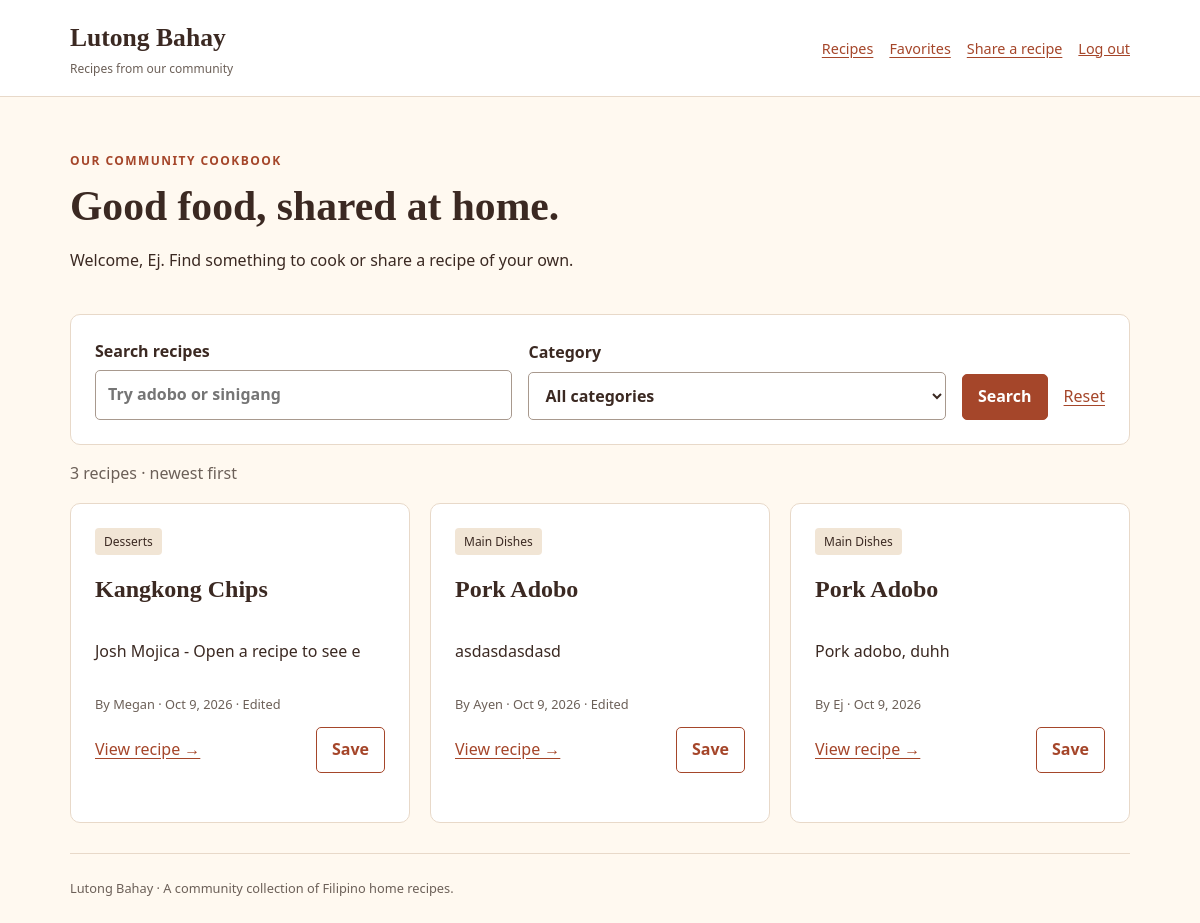
Screenshot of /index.php (signed in) with the database file from the repository.
### tables this page shows
CREATE TABLE `recipes` (
  `id` int(11) NOT NULL,
  `user_id` int(11) NOT NULL,
  `category_id` int(11) NOT NULL,
  `title` varchar(150) NOT NULL,
  `description` text NOT NULL,
  `instructions` text NOT NULL,
  `is_edited` tinyint(1) NOT NULL DEFAULT 0,
  `created_at` timestamp NOT NULL DEFAULT current_timestamp(),
  `updated_at` timestamp NOT NULL DEFAULT current_timestamp() ON UPDATE current_timestamp()
);

CREATE TABLE `categories` (
  `id` int(11) NOT NULL,
  `name` varchar(100) NOT NULL
);

CREATE TABLE `users` (
  `id` int(11) NOT NULL,
  `name` varchar(100) NOT NULL,
  `email` varchar(255) NOT NULL,
  `password` varchar(255) NOT NULL,
  `created_at` timestamp NOT NULL DEFAULT current_timestamp()
);

### includes/functions.php (called while the page is built, shortened)
<?php
function e(?string $value): string { return htmlspecialchars($value ?? '', ENT_QUOTES, 'UTF-8'); }
function textInput(array $source, string $key): string
{
    return isset($source[$key]) && is_string($source[$key]) ? trim($source[$key]) : '';
}
function positiveId($value): int
{
    if (!is_string($value) && !is_int($value)) { return 0; }
    return (int) (filter_var($value, FILTER_VALIDATE_INT, ['options' => ['min_range' => 1]]) ?: 0);
}
function csrfToken(): string
{
    return $_SESSION['csrf_token'];
}
function dateLabel(string $value): string { return date('M j, Y', strtotime($value)); }

### config/app.php (called while the page is built, shortened)
<?php
require_once __DIR__ . '/../includes/functions.php';
require_once __DIR__ . '/../includes/auth.php';
$database = new Database(require __DIR__ . '/database.php');
$db = $database->getConnection();
$users = new User($db); $recipes = new Recipe($db); $categories = new Category($db);

### includes/auth.php (called while the page is built, shortened)
<?php
function userId(): int { return positiveId($_SESSION['user_id'] ?? null); }

### classes/Recipe.php (called while the page is built, shortened)
<?php
class Recipe
{
    private PDO $db;
    public function __construct(PDO $db) { $this->db = $db; }
    public function all(int $viewerId, string $search = '', int $categoryId = 0, bool $savedOnly = false): array
    {
        $sql = 'SELECT r.*, u.name AS author, c.name AS category,
                (f.user_id IS NOT NULL) AS is_favorited
                FROM recipes r JOIN users u ON u.id = r.user_id
                JOIN categories c ON c.id = r.category_id
                LEFT JOIN favorites f ON f.recipe_id = r.id AND f.user_id = ? WHERE 1 = 1';
        $params = [$viewerId];
        $stmt = $this->db->prepare($sql . ' ORDER BY r.created_at DESC, r.id DESC');
        $stmt->execute($params);
        return $stmt->fetchAll();
    }
}

### index.php (the view, shortened to what this page needs)
<?php
require __DIR__ . '/config/app.php';
$search = textInput($_GET, 'search'); $categoryId = positiveId($_GET['category_id'] ?? null);
$items = $recipes->all(userId(), $search, $categoryId);
$pageTitle = 'Community recipes'; require __DIR__ . '/includes/header.php';
?>
<section class="intro"><p class="eyebrow">Our community cookbook</p><h1>Good food, shared at home.</h1>
<p>Welcome, <?= e($_SESSION['name'] ?? '') ?>. Find something to cook or share a recipe of your own.</p></section>
<form method="get" class="panel filters">
<label>Search recipes<input type="search" name="search" maxlength="150" placeholder="Try adobo or sinigang" value="<?= e($search) ?>"></label>
<label>Category<select name="category_id"><option value="">All categories</option>
<?php foreach ($categories->all() as $category): ?>
<option value="<?= $category['id'] ?>" <?= $categoryId === (int) $category['id'] ? 'selected' : '' ?>><?= e($category['name']) ?></option>
<?php endforeach; ?></select></label>
<button>Search</button><a href="index.php">Reset</a></form>
<p class="muted"><?= count($items) ?> recipe<?= count($items) === 1 ? '' : 's' ?> · newest first</p>
<?php $onFavoritesPage = false; require __DIR__ . '/includes/recipe-list.php'; ?>
<?php require __DIR__ . '/includes/footer.php'; ?>

### includes/recipe-list.php (shortened to what this page needs)
<div class="recipe-grid" <?= $onFavoritesPage ? 'data-favorites-page' : '' ?>>
<?php foreach ($items as $item): ?>
<article class="panel recipe-card" data-recipe-card>
<span class="tag"><?= e($item['category']) ?></span>
<h2><a href="recipe.php?id=<?= $item['id'] ?>"><?= e($item['title']) ?></a></h2>
<p><?= e($item['description']) ?></p>
<p class="meta">By <?= e($item['author']) ?> · <?= e(dateLabel($item['created_at'])) ?><?= $item['is_edited'] ? ' · Edited' : '' ?></p>
<div class="actions"><a href="recipe.php?id=<?= $item['id'] ?>">View recipe →</a>
<button class="secondary" type="button" data-favorite data-id="<?= $item['id'] ?>" data-csrf="<?= e(csrfToken()) ?>" aria-pressed="<?= $item['is_favorited'] ? 'true' : 'false' ?>"><?= $item['is_favorited'] ? 'Unsave' : 'Save' ?></button>
</div><p class="favorite-status meta" role="status"></p></article>
<?php endforeach; ?></div>

### assets/css/style.css (style rules this page uses)
:root { --background: #fff9f0; --surface: #fff; --primary: #a5462a; --text: #3b2922; --muted: #6c6058; --border: #e8d9c9; --accent: #f1e5d5; }
* { box-sizing: border-box; }
body { margin: 0; background: var(--background); color: var(--text); font-family: system-ui, sans-serif; line-height: 1.6; }
a { color: var(--primary); text-underline-offset: 3px; }
.nav-links, .actions { display: flex; align-items: center; flex-wrap: wrap; gap: 16px; }
h1, h2 { font-family: Georgia, serif; line-height: 1.2; overflow-wrap: anywhere; }
h1 { font-size: clamp(1.8rem, 5vw, 2.6rem); margin: 12px 0; }
h2 { font-size: 1.5rem; }
p { overflow-wrap: anywhere; }
.intro { padding-block: 12px 24px; }
.intro p { max-width: 650px; }
.eyebrow { color: var(--primary); text-transform: uppercase; letter-spacing: .12em; font-size: .75rem; font-weight: bold; }
.panel { background: var(--surface); border: 1px solid var(--border); border-radius: 10px; padding: 24px; }
label { display: block; font-weight: 600; margin-bottom: 16px; }
input, select, textarea { display: block; width: 100%; margin-top: 6px; padding: 11px 12px; font: inherit; color: var(--text); background: #fff; border: 1px solid #a8998e; border-radius: 5px; min-width: 0; }
small, .muted, .meta { color: var(--muted); }
button { font: inherit; font-weight: 600; cursor: pointer; border: 1px solid var(--primary); border-radius: 5px; padding: 9px 15px; background: var(--primary); color: #fff; }
.secondary { background: #fff; color: var(--primary); }
.filters { display: flex; align-items: end; gap: 16px; flex-wrap: wrap; }
.filters label { flex: 1 1 220px; margin: 0; }
.filters > a { padding-bottom: 10px; }
.recipe-grid { display: grid; grid-template-columns: repeat(3, minmax(0, 1fr)); gap: 20px; }
.recipe-card { display: flex; flex-direction: column; align-items: start; }
.recipe-card h2 a { color: var(--text); text-decoration: none; }
.recipe-card .actions { margin-top: auto; width: 100%; justify-content: space-between; gap: 8px; }
.meta { font-size: .8rem; }
.tag { display: inline-block; font-size: .75rem; padding: 4px 9px; border-radius: 4px; background: var(--accent); }

### rows the page displays
recipes: category.name "Desserts", title "Kangkong Chips", description "Josh Mojica - Open a recipe to see e", user.name "Megan", created_at "Oct 9, 2026", is_edited "· Edited"
recipes: category.name "Main Dishes", title "Pork Adobo", description "asdasdasdasd", user.name "Ayen", created_at "Oct 9, 2026", is_edited "· Edited"
recipes: category.name "Main Dishes", title "Pork Adobo", description "Pork adobo, duhh", user.name "Ej", created_at "Oct 9, 2026"

### other values shown
$_SESSION['name'] "Ej"
count($items) "3"
